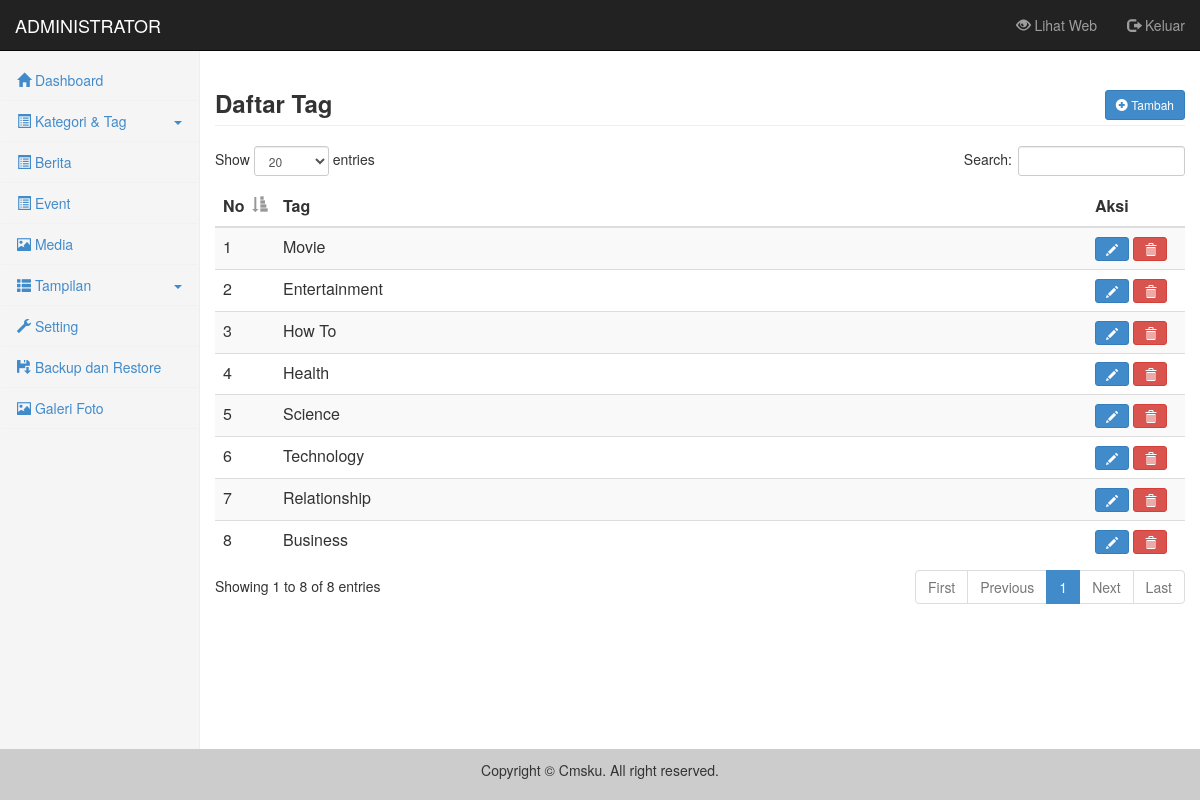
The page /admin/index.php?content=tag (signed in) on the database its author committed.
### tables this page shows
CREATE TABLE IF NOT EXISTS `modul` (
`id_modul` int(5) NOT NULL,
  `judul` varchar(50) NOT NULL,
  `folder` varchar(50) NOT NULL,
  `menu` enum('N','Y') NOT NULL,
  `konten` enum('N','Y') NOT NULL,
  `widget` enum('N','Y') NOT NULL,
  `aktif` enum('Y','N') NOT NULL
);

CREATE TABLE IF NOT EXISTS `tag` (
`id_tag` int(5) NOT NULL,
  `tag` varchar(50) NOT NULL,
  `tag_seo` varchar(100) NOT NULL
);

### library/function_table.php (the view)
<?php
function buka_tabel($judul){
	echo'<div class="table-responsive">
		<table class="table-data table table-striped" width="100%">
		<thead>
			<tr>
				<th style="width: 10px">No</th>';
	foreach($judul as $jdl){
		echo '<th>'.$jdl.'</th>';
	}
	echo'		<th style="width: 60px">Aksi</th>
			</tr>
		</thead>
		<tbody>';
}
function isi_tabel($no, $data, $link, $id, $edit=true, $hapus=true){
	echo'<tr>
			<td valign="top">'.$no.'</td>';
	foreach($data as $dt){
		echo'<td valign="top">'.$dt.'</td>';
	}
	echo'<td valign="top">';
	if($edit){
		echo'<a href="'.$link.'&show=form&id='.$id.'" class="btn btn-primary btn-sm">
				<i class="glyphicon glyphicon-pencil"></i>
			</a> ';
	}
	if($hapus){
		echo'<a href="'.$link.'&show=delete&id='.$id.'" class="btn btn-danger btn-sm">
				<i class="glyphicon glyphicon-trash"></i>
			</a>';
	}
	echo'</td>
		</tr>';
}
function tutup_tabel(){
	echo'		</tbody>
			</table>
		</div>';
}
?>

### library/function_menu.php (shortened to what this page needs)
<?php
function buat_menu($link, $ikon, $judul,  $leveluser=array("admin")){
	foreach($leveluser as $level){
		if($_SESSION['leveluser']==$level) echo'<li><a href="?content='.$link.'"><i class="glyphicon glyphicon-'.$ikon.'"></i> '.$judul.'</a></li>';
	}
}
function buka_dropdown($ikon, $judul, $leveluser=array("admin")){
	foreach($leveluser as $level){
		if($_SESSION['leveluser']==$level)
			echo'<li class="dropdown"><a class="dropdown-toggle" data-toggle="dropdown" href="#">
			<i class="glyphicon glyphicon-'.$ikon.'"></i> '.$judul.' <b class="caret"></b></a>
			<ul class="dropdown-menu">';
	}
}
function tutup_dropdown($leveluser=array("admin")){
	foreach($leveluser as $level){
		if($_SESSION['leveluser']==$level) echo'</ul></li>';
	}
}
?>

### admin/menu_template.php (shortened to what this page needs)
<?php
$admin_author = array("admin", "author");
buat_menu("dashboard", "home", "Dashboard", $admin_author);
buka_dropdown("list-alt", "Kategori & Tag");
tutup_dropdown();
$query = $mysqli->query("SELECT * FROM modul WHERE menu='Y' AND aktif='Y'");
while($data = $query->fetch_array()){
	if(file_exists("../module/$data[folder]/menu.php")){
		include "../module/$data[folder]/menu.php";
	}
}

### admin/content.php (shortened to what this page needs)
<?php
$content = isset($_GET['content']) ? $_GET['content'] : 'dashboard';
$kosong = true;
$page = array('dashboard', 'artikel', 'berita', 'event', 'kategori', 'tag', 'halaman', 'komentar', 'media', 'modul', 'template', 'menu', 'widget', 'layout', 'user', 'setting', 'backuprestore');
foreach($page as $pg){
	if($content == $pg and $kosong){
		include 'content/'.$pg.'.php';
		$kosong = false;
	}
}
?>

### admin/content/tag.php (shortened to what this page needs)
<?php
$show = isset($_GET['show']) ? $_GET['show'] : "";
$link = "?content=tag";
switch($show){
	default:
		echo '<h3 class="page-header"><b>Daftar Tag</b>
				<a href="'.$link.'&show=form" class="btn btn-primary btn-sm pull-right top-button">
					<i class="glyphicon glyphicon-plus-sign"></i> Tambah
				</a>
			</h3>';
		buka_tabel(array("Tag"));
		$no = 1;
		$query = $mysqli->query("SELECT * FROM tag ORDER BY id_tag");
		while($data = $query->fetch_array()){
			isi_tabel($no, array($data['tag']), $link, $data['id_tag']);
			$no++;
		}
		tutup_tabel();
	break;
}
?>

### admin/css/style.css (style rules this page uses)
.sidebar li { border-bottom: 1px dotted #eee; }
.sidebar .caret { float: right; display: inline-block; margin-top: 10px; }

### rows shown on the page
modul: judul "Galeri Foto"
tag: no "1", dt "Movie"
tag: no "2", dt "Entertainment"
tag: no "3", dt "How To"
tag: no "4", dt "Health"
tag: no "5", dt "Science"
tag: no "6", dt "Technology"
tag: no "7", dt "Relationship"
tag: no "8", dt "Business"

### other values the page prints
$judul "Dashboard"
$judul "Kategori & Tag"
$judul "Berita"
$judul "Event"
$judul "Media"
$judul "Tampilan"
$judul "Setting"
$judul "Backup dan Restore"
$jdl "Tag"
